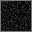

Recreate this plot in Python.
from PIL import Image
import random
import os

# 创建32x32像素的图像
image_size = 32

# 定义颜色
EDGE_BLACK = (120, 120, 120)  # 微黑色边缘

# 定义不同深浅的黑色（中心区域使用）
BLACK_COLORS = [
    (50, 50, 50),        # 纯黑
    (0, 0, 0),        # 几乎黑色
    (10, 10, 10),     # 深黑色
    (30, 30, 30),     # 深黑色
    (20, 20, 20),     # 深灰色（接近微黑色，用于渐变）
]

# 创建图像并设置边缘为微黑色
img = Image.new('RGB', (image_size, image_size), color=EDGE_BLACK)
pixels = img.load()

# 填充内部区域为随机黑色（最外层1像素保持微黑色边缘）
for x in range(1, image_size - 1):
    for y in range(1, image_size - 1):
        # 随机选择一种黑色
        pixels[x, y] = random.choice(BLACK_COLORS)

# 可以选择添加一些随机性变化，让煤块看起来更自然
# 1. 随机添加一些稍微亮一点的像素（模拟煤块的纹理）
for _ in range(int(image_size * image_size * 0.05)):  # 5%的像素有亮斑
    x = random.randint(1, image_size - 2)
    y = random.randint(1, image_size - 2)
    # 添加一些稍微亮一点的像素，但仍然保持在黑色范围内
    brightness = random.randint(25, 40)
    pixels[x, y] = (brightness, brightness, brightness)

# 2. 随机添加一些暗黑色斑块，增加煤块的层次感
for _ in range(int(image_size * image_size * 0.1)):  # 10%的像素有暗斑块
    x = random.randint(1, image_size - 2)
    y = random.randint(1, image_size - 2)
    # 添加更暗的黑色像素
    darkness = random.randint(0, 8)
    pixels[x, y] = (darkness, darkness, darkness)

# 保存图像
output_dir = r"d:\py\py文件\2d游戏\图片代码"
output_path = os.path.join(output_dir, "煤块.png")
img.save(output_path)
print(f"煤块图片已保存至: {output_path}")

# 不再自动显示图像，如需查看请手动打开文件
